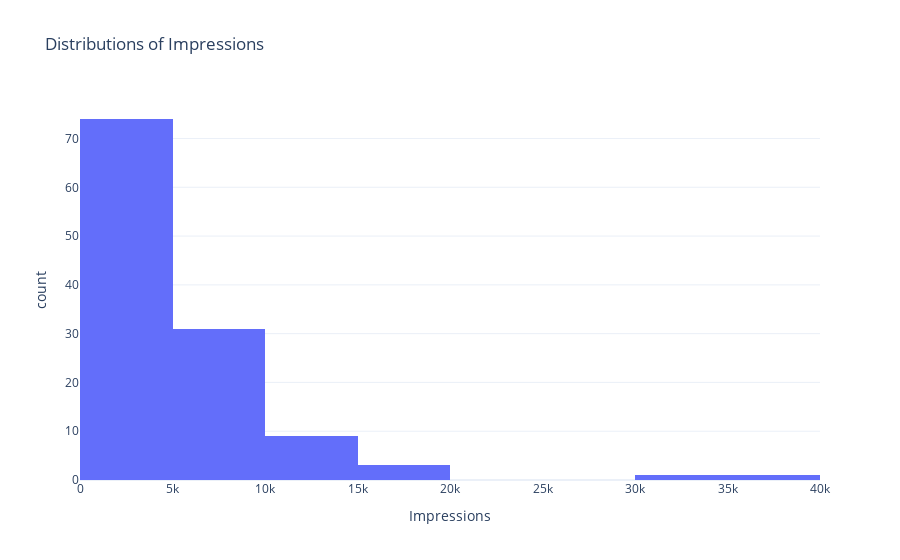

The notebook cell this image was saved under:
### Markdown cell above
### Question 4

### Code cell
graph = px.histogram(df, x="Impressions", nbins=10, title = "Distributions of Impressions")
graph.show()

### Figure 1 — Plotly figure (JSON) as saved in the notebook; plotly's stock layout.template omitted (floating-point values rounded to 4 significant figures)
{"data": [{"alignmentgroup": "True", "bingroup": "x", "hovertemplate": "Impressions=%{x}<br>count=%{y}<extra></extra>", "legendgroup": "", "marker": {"color": "#636efa", "pattern": {"shape": ""}}, "name": "", "nbinsx": 10, "offsetgroup": "", "orientation": "v", "showlegend": false, "type": "histogram", "x": [3920, 5394, 4021, 4528, 2518, 3884, 2621, 3541, 3749, 4115, 2218, 3234, 4344, 3216, 9453, 5055, 4002, 3169, 6168, 2407, 2064, 3973, 7281, 3052, 4628, 4082, 5394, 2766, 3924, 3015, 6666, 3854, 4355, 4343, 6108, 2523, 2327, 3990, 2191, 1941, 16062, 4998, 4289, 3880, 3786, 4298, 3630, 2826, 7407, 10386, 2998, 7018, 2941, 6432, 10667, 3988, 4978, 3388, 4467, 3246, 5072, 6339, 4239, 3454, 7571, 3333, 3818, 10933, 5058, 3601, 3480, 3525, 3606, 5542, 6559, 3623, 10493, 4446, 2957, 5538, 4681, 5273, 5055, 4002, 3169, 6168, 2407, 3630, 2826, 7407, 10386, 2998, 3052, 4628, 4082, 5394, 2766, 3924, 3015, 5409, 5323, 8001, 4150, 4609, 6348, 11068, 7231, 17396, 6814, 17713, 5563, 4842, 11149, 10206, 13700, 5731, 4139, 32695, 36919], "xaxis": "x", "yaxis": "y"}], "layout": {"barmode": "relative", "legend": {"tracegroupgap": 0}, "title": {"text": "Distributions of Impressions"}, "xaxis": {"anchor": "y", "domain": [0, 1], "title": {"text": "Impressions"}}, "yaxis": {"anchor": "x", "domain": [0, 1], "title": {"text": "count"}}}}
